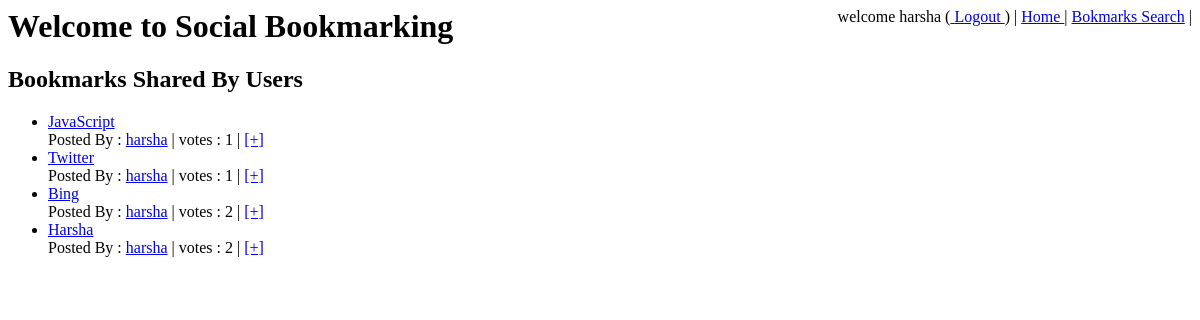
/bookmarks/ (signed in), run on an earlier commit of the app's database.
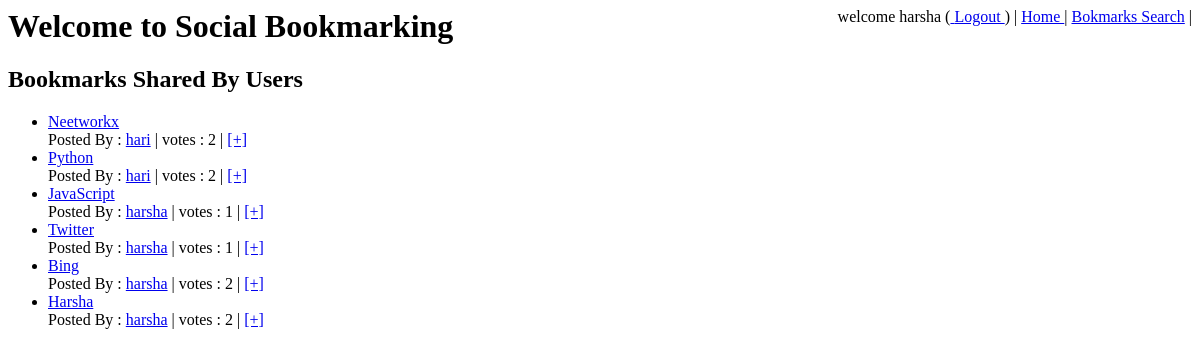
And on a later commit of the database.
### bookmarks/models.py (models this page shows, shortened)
class SharedBookmark(models.Model):
    bookmark = models.ForeignKey(Bookmark)
    date = models.DateTimeField(auto_now_add = True)
    votes = models.IntegerField(default=1)
    users_voted = models.ManyToManyField(User)

class Bookmark(models.Model):
    title = models.CharField(max_length=200)
    user_id = models.ForeignKey(User)
    link_id = models.ForeignKey(Link)

### bookmarks/views.py (the view)
@login_required
def main_page(request):
    context = {
    'title' : "Django Bookmarks",
    'page_title' : "Welcome django Bookmarks",
    'page_body' : "Where you can store and share Bookmarks"
    }
    shared_bookmarks = SharedBookmark.objects.order_by('-date')[:10]
    context['shared_bookmarks'] = shared_bookmarks
    return render(request, 'mainpage.html', context)

### bookmarks/models.py (called while the page is built)
    def __str__(self):
        return self.url

### bookmarks/templates/mainpage.html
{% extends "base.html" %}
{% block content %}
<h1> Welcome to Social Bookmarking </h1>
<h2> Bookmarks Shared By Users </h2>
{% include "shared_bookmark_list.html"%}
{% endblock %}

### bookmarks/templates/base.html (shortened to what this page needs)
{% load staticfiles %}
<html>
<head>
    <link rel="stylesheet" type="text/css" href="{% static 'css/style.css' %}" />
</head>
<body>
    <div id ="nav">
            welcome {{user.username}}
            (<a href="/bookmarks/logout"> Logout </a>) |
            <a href="/bookmarks/"> Home </a> |
            <a href="/bookmarks/search/">Bokmarks Search</a> |
        </div>
{% block content %} {% endblock %}
</body>
</html>

### bookmarks/templates/shared_bookmark_list.html (shortened to what this page needs)
{% if shared_bookmarks %}
<ul>
    {% for shared_bookmark in shared_bookmarks %}
    <li>
    <a href="{{shared_bookmark.bookmark.link_id}}"> {{ shared_bookmark.bookmark.title}} </a>
    Posted By : <a href="/bookmarks/user/{{shared_bookmark.bookmark.user_id}}"> {{shared_bookmark.bookmark.user_id.username}}</a> |
    votes : {{shared_bookmark.votes}} | <a href="/bookmarks/vote/{{shared_bookmark.id}}"> [+] </a>
</li>
    {% endfor %}
</ul>
{% endif %}

### bookmarks/static/css/style.css (style rules this page uses)
#nav { float:right; }

What changed in the data, as far as the page shows it:
added SharedBookmark: bookmark "Neetworkx", bookmark.user_id.username "hari", votes "2"
added SharedBookmark: bookmark "Python", bookmark.user_id.username "hari", votes "2"
